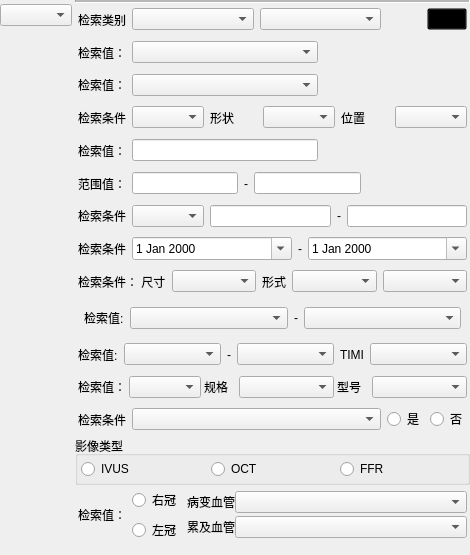
<?xml version="1.0" encoding="UTF-8"?>
<ui version="4.0">
 <class>CWidgetCondition</class>
 <widget class="QWidget" name="CWidgetCondition">
  <property name="geometry">
   <rect>
    <x>0</x>
    <y>0</y>
    <width>470</width>
    <height>555</height>
   </rect>
  </property>
  <property name="sizePolicy">
   <sizepolicy hsizetype="Preferred" vsizetype="Preferred">
    <horstretch>0</horstretch>
    <verstretch>0</verstretch>
   </sizepolicy>
  </property>
  <property name="windowTitle">
   <string>Form</string>
  </property>
  <property name="autoFillBackground">
   <bool>false</bool>
  </property>
  <layout class="QVBoxLayout" name="verticalLayout" stretch="1">
   <property name="leftMargin">
    <number>0</number>
   </property>
   <property name="topMargin">
    <number>0</number>
   </property>
   <property name="rightMargin">
    <number>0</number>
   </property>
   <property name="bottomMargin">
    <number>0</number>
   </property>
   <item>
    <layout class="QHBoxLayout" name="horizontalLayout" stretch="0,1">
     <property name="spacing">
      <number>0</number>
     </property>
     <item>
      <layout class="QVBoxLayout" name="verticalLayout_3">
       <property name="topMargin">
        <number>4</number>
       </property>
       <property name="rightMargin">
        <number>3</number>
       </property>
       <item>
        <widget class="QComboBox" name="m_cmbAndOr">
         <property name="sizePolicy">
          <sizepolicy hsizetype="Fixed" vsizetype="Fixed">
           <horstretch>0</horstretch>
           <verstretch>0</verstretch>
          </sizepolicy>
         </property>
         <property name="styleSheet">
          <string notr="true">border-width: 20px;</string>
         </property>
        </widget>
       </item>
       <item>
        <spacer name="verticalSpacer_2">
         <property name="orientation">
          <enum>Qt::Vertical</enum>
         </property>
         <property name="sizeHint" stdset="0">
          <size>
           <width>20</width>
           <height>40</height>
          </size>
         </property>
        </spacer>
       </item>
      </layout>
     </item>
     <item>
      <layout class="QVBoxLayout" name="verticalLayout_2">
       <item>
        <widget class="Line" name="line">
         <property name="midLineWidth">
          <number>2</number>
         </property>
         <property name="orientation">
          <enum>Qt::Horizontal</enum>
         </property>
        </widget>
       </item>
       <item>
        <widget class="QWidget" name="m_wgtCategory" native="true">
         <layout class="QHBoxLayout" name="horizontalLayout_2" stretch="0,4,4,0,0">
          <property name="leftMargin">
           <number>3</number>
          </property>
          <property name="topMargin">
           <number>3</number>
          </property>
          <property name="rightMargin">
           <number>3</number>
          </property>
          <property name="bottomMargin">
           <number>3</number>
          </property>
          <item>
           <widget class="QLabel" name="label_7">
            <property name="text">
             <string>检索类别</string>
            </property>
           </widget>
          </item>
          <item>
           <widget class="QComboBox" name="m_cmbCategory"/>
          </item>
          <item>
           <widget class="QComboBox" name="m_cmbCategoryValue"/>
          </item>
          <item>
           <spacer name="horizontalSpacer_2">
            <property name="orientation">
             <enum>Qt::Horizontal</enum>
            </property>
            <property name="sizeHint" stdset="0">
             <size>
              <width>40</width>
              <height>20</height>
             </size>
            </property>
           </spacer>
          </item>
          <item>
           <widget class="QPushButton" name="m_btnDelCondition">
            <property name="styleSheet">
             <string notr="true">background-color:transparent</string>
            </property>
            <property name="text">
             <string/>
            </property>
            <property name="icon">
             <iconset resource="../Report/Image.qrc">
              <normaloff>:/Image/delete.ico</normaloff>:/Image/delete.ico</iconset>
            </property>
           </widget>
          </item>
         </layout>
        </widget>
       </item>
       <item>
        <widget class="QWidget" name="m_wgtConditionSelectRoot" native="true">
         <layout class="QHBoxLayout" name="horizontalLayout_19" stretch="1,5,4">
          <property name="leftMargin">
           <number>3</number>
          </property>
          <property name="topMargin">
           <number>3</number>
          </property>
          <property name="rightMargin">
           <number>3</number>
          </property>
          <property name="bottomMargin">
           <number>3</number>
          </property>
          <item>
           <widget class="QLabel" name="label_31">
            <property name="text">
             <string>检索值：</string>
            </property>
           </widget>
          </item>
          <item>
           <widget class="QComboBox" name="m_cmbValueSelectRoot"/>
          </item>
          <item>
           <spacer name="horizontalSpacer_5">
            <property name="orientation">
             <enum>Qt::Horizontal</enum>
            </property>
            <property name="sizeHint" stdset="0">
             <size>
              <width>142</width>
              <height>20</height>
             </size>
            </property>
           </spacer>
          </item>
         </layout>
        </widget>
       </item>
       <item>
        <widget class="QWidget" name="m_wgtConditionSelect" native="true">
         <layout class="QHBoxLayout" name="horizontalLayout_11" stretch="1,5,4">
          <property name="leftMargin">
           <number>3</number>
          </property>
          <property name="topMargin">
           <number>3</number>
          </property>
          <property name="rightMargin">
           <number>3</number>
          </property>
          <property name="bottomMargin">
           <number>3</number>
          </property>
          <item>
           <widget class="QLabel" name="label_14">
            <property name="text">
             <string>检索值：</string>
            </property>
           </widget>
          </item>
          <item>
           <widget class="QComboBox" name="m_cmbValueSelect"/>
          </item>
          <item>
           <spacer name="horizontalSpacer">
            <property name="orientation">
             <enum>Qt::Horizontal</enum>
            </property>
            <property name="sizeHint" stdset="0">
             <size>
              <width>40</width>
              <height>20</height>
             </size>
            </property>
           </spacer>
          </item>
         </layout>
        </widget>
       </item>
       <item>
        <widget class="QWidget" name="m_wgtConditionGHY" native="true">
         <layout class="QHBoxLayout" name="horizontalLayout_18">
          <property name="leftMargin">
           <number>3</number>
          </property>
          <property name="topMargin">
           <number>3</number>
          </property>
          <property name="rightMargin">
           <number>3</number>
          </property>
          <property name="bottomMargin">
           <number>3</number>
          </property>
          <item>
           <widget class="QLabel" name="label_28">
            <property name="text">
             <string>检索条件</string>
            </property>
           </widget>
          </item>
          <item>
           <widget class="QComboBox" name="m_cmbCondition_7"/>
          </item>
          <item>
           <widget class="QLabel" name="label_5">
            <property name="text">
             <string>形状</string>
            </property>
           </widget>
          </item>
          <item>
           <widget class="QComboBox" name="comboBox_10"/>
          </item>
          <item>
           <widget class="QLabel" name="label_6">
            <property name="text">
             <string>位置</string>
            </property>
           </widget>
          </item>
          <item>
           <widget class="QComboBox" name="comboBox_11"/>
          </item>
         </layout>
        </widget>
       </item>
       <item>
        <widget class="QWidget" name="m_wgtConditionValue" native="true">
         <layout class="QHBoxLayout" name="horizontalLayout_16" stretch="1,5,4">
          <property name="leftMargin">
           <number>3</number>
          </property>
          <property name="topMargin">
           <number>3</number>
          </property>
          <property name="rightMargin">
           <number>3</number>
          </property>
          <property name="bottomMargin">
           <number>3</number>
          </property>
          <item>
           <widget class="QLabel" name="label_25">
            <property name="text">
             <string>检索值：</string>
            </property>
           </widget>
          </item>
          <item>
           <widget class="QLineEdit" name="m_lineValueEdit"/>
          </item>
          <item>
           <spacer name="horizontalSpacer_3">
            <property name="orientation">
             <enum>Qt::Horizontal</enum>
            </property>
            <property name="sizeHint" stdset="0">
             <size>
              <width>40</width>
              <height>20</height>
             </size>
            </property>
           </spacer>
          </item>
         </layout>
        </widget>
       </item>
       <item>
        <widget class="QWidget" name="m_wgtConditionRange" native="true">
         <layout class="QHBoxLayout" name="horizontalLayout_12" stretch="1,3,0,3,3">
          <property name="leftMargin">
           <number>3</number>
          </property>
          <property name="topMargin">
           <number>3</number>
          </property>
          <property name="rightMargin">
           <number>3</number>
          </property>
          <property name="bottomMargin">
           <number>3</number>
          </property>
          <item>
           <widget class="QLabel" name="label_18">
            <property name="text">
             <string>范围值：</string>
            </property>
           </widget>
          </item>
          <item>
           <widget class="QLineEdit" name="m_lineValueRangeL"/>
          </item>
          <item>
           <widget class="QLabel" name="label_19">
            <property name="text">
             <string>-</string>
            </property>
           </widget>
          </item>
          <item>
           <widget class="QLineEdit" name="m_lineValueRangeR"/>
          </item>
          <item>
           <spacer name="horizontalSpacer_4">
            <property name="orientation">
             <enum>Qt::Horizontal</enum>
            </property>
            <property name="sizeHint" stdset="0">
             <size>
              <width>40</width>
              <height>20</height>
             </size>
            </property>
           </spacer>
          </item>
         </layout>
        </widget>
       </item>
       <item>
        <widget class="QWidget" name="m_wgtConditionCmbRange" native="true">
         <layout class="QHBoxLayout" name="horizontalLayout_17">
          <property name="leftMargin">
           <number>3</number>
          </property>
          <property name="topMargin">
           <number>3</number>
          </property>
          <property name="rightMargin">
           <number>3</number>
          </property>
          <property name="bottomMargin">
           <number>3</number>
          </property>
          <item>
           <widget class="QLabel" name="label_26">
            <property name="text">
             <string>检索条件</string>
            </property>
           </widget>
          </item>
          <item>
           <widget class="QComboBox" name="comboBox_9"/>
          </item>
          <item>
           <widget class="QLineEdit" name="m_lineCondition_4"/>
          </item>
          <item>
           <widget class="QLabel" name="label_27">
            <property name="text">
             <string>-</string>
            </property>
           </widget>
          </item>
          <item>
           <widget class="QLineEdit" name="m_lineCondition_5"/>
          </item>
         </layout>
        </widget>
       </item>
       <item>
        <widget class="QWidget" name="m_wgtConditionDate" native="true">
         <layout class="QHBoxLayout" name="horizontalLayout_13" stretch="0,1,0,1">
          <property name="leftMargin">
           <number>3</number>
          </property>
          <property name="topMargin">
           <number>3</number>
          </property>
          <property name="rightMargin">
           <number>3</number>
          </property>
          <property name="bottomMargin">
           <number>3</number>
          </property>
          <item>
           <widget class="QLabel" name="label_21">
            <property name="text">
             <string>检索条件</string>
            </property>
           </widget>
          </item>
          <item>
           <widget class="QDateEdit" name="m_dtValueStart">
            <property name="calendarPopup">
             <bool>true</bool>
            </property>
           </widget>
          </item>
          <item>
           <widget class="QLabel" name="label_29">
            <property name="text">
             <string>-</string>
            </property>
           </widget>
          </item>
          <item>
           <widget class="QDateEdit" name="m_dtValueEnd">
            <property name="calendarPopup">
             <bool>true</bool>
            </property>
           </widget>
          </item>
         </layout>
        </widget>
       </item>
       <item>
        <widget class="QWidget" name="m_wgtConditionDG" native="true">
         <layout class="QHBoxLayout" name="horizontalLayout_15" stretch="0,1,0,1,1">
          <property name="leftMargin">
           <number>3</number>
          </property>
          <property name="topMargin">
           <number>3</number>
          </property>
          <property name="rightMargin">
           <number>3</number>
          </property>
          <property name="bottomMargin">
           <number>3</number>
          </property>
          <item>
           <widget class="QLabel" name="label_22">
            <property name="text">
             <string>检索条件： 尺寸</string>
            </property>
           </widget>
          </item>
          <item>
           <widget class="QComboBox" name="m_cmbConditionDGCC">
            <property name="sizePolicy">
             <sizepolicy hsizetype="Minimum" vsizetype="Fixed">
              <horstretch>0</horstretch>
              <verstretch>0</verstretch>
             </sizepolicy>
            </property>
           </widget>
          </item>
          <item>
           <widget class="QLabel" name="label_23">
            <property name="text">
             <string>形式</string>
            </property>
           </widget>
          </item>
          <item>
           <widget class="QComboBox" name="m_cmbConditionDGXS">
            <property name="sizePolicy">
             <sizepolicy hsizetype="Minimum" vsizetype="Fixed">
              <horstretch>0</horstretch>
              <verstretch>0</verstretch>
             </sizepolicy>
            </property>
           </widget>
          </item>
          <item>
           <widget class="QComboBox" name="m_cmbConditionDGXH">
            <property name="sizePolicy">
             <sizepolicy hsizetype="Minimum" vsizetype="Fixed">
              <horstretch>0</horstretch>
              <verstretch>0</verstretch>
             </sizepolicy>
            </property>
           </widget>
          </item>
         </layout>
        </widget>
       </item>
       <item>
        <widget class="QWidget" name="m_wgtConditionSelect2" native="true">
         <layout class="QHBoxLayout" name="horizontalLayout_3" stretch="0,1,0,1">
          <item>
           <widget class="QLabel" name="label_11">
            <property name="text">
             <string>检索值:</string>
            </property>
           </widget>
          </item>
          <item>
           <widget class="QComboBox" name="m_cmbValueSelectStart"/>
          </item>
          <item>
           <widget class="QLabel" name="label_24">
            <property name="text">
             <string>-</string>
            </property>
           </widget>
          </item>
          <item>
           <widget class="QComboBox" name="m_cmbValueSelectEnd"/>
          </item>
         </layout>
        </widget>
       </item>
       <item>
        <widget class="QWidget" name="m_wgtConditionCZXH" native="true">
         <layout class="QHBoxLayout" name="horizontalLayout_5" stretch="0,1,0,1,0,1">
          <property name="leftMargin">
           <number>3</number>
          </property>
          <property name="topMargin">
           <number>3</number>
          </property>
          <property name="rightMargin">
           <number>3</number>
          </property>
          <property name="bottomMargin">
           <number>3</number>
          </property>
          <item>
           <widget class="QLabel" name="label_10">
            <property name="text">
             <string>检索值:</string>
            </property>
           </widget>
          </item>
          <item>
           <widget class="QComboBox" name="m_cmbCZXHStart"/>
          </item>
          <item>
           <widget class="QLabel" name="label_8">
            <property name="text">
             <string>-</string>
            </property>
           </widget>
          </item>
          <item>
           <widget class="QComboBox" name="m_cmbCZXHEnd"/>
          </item>
          <item>
           <widget class="QLabel" name="label_9">
            <property name="text">
             <string>TIMI</string>
            </property>
           </widget>
          </item>
          <item>
           <widget class="QComboBox" name="m_cmbCZXHTimi"/>
          </item>
         </layout>
        </widget>
       </item>
       <item>
        <widget class="QWidget" name="m_wgtConditionPCI" native="true">
         <layout class="QHBoxLayout" name="horizontalLayout_4" stretch="1,0,1,3,1,3">
          <property name="spacing">
           <number>3</number>
          </property>
          <property name="leftMargin">
           <number>3</number>
          </property>
          <property name="topMargin">
           <number>3</number>
          </property>
          <property name="rightMargin">
           <number>3</number>
          </property>
          <property name="bottomMargin">
           <number>3</number>
          </property>
          <item>
           <widget class="QLabel" name="label_16">
            <property name="text">
             <string>检索值：</string>
            </property>
           </widget>
          </item>
          <item>
           <widget class="QComboBox" name="m_cmbName"/>
          </item>
          <item>
           <widget class="QLabel" name="label_12">
            <property name="text">
             <string>规格</string>
            </property>
           </widget>
          </item>
          <item>
           <widget class="QComboBox" name="m_cmbStyle"/>
          </item>
          <item>
           <widget class="QLabel" name="label_13">
            <property name="text">
             <string>型号</string>
            </property>
           </widget>
          </item>
          <item>
           <widget class="QComboBox" name="m_cmbType"/>
          </item>
         </layout>
        </widget>
       </item>
       <item>
        <widget class="QWidget" name="m_wgtConditionTF" native="true">
         <layout class="QHBoxLayout" name="horizontalLayout_6" stretch="0,1,0">
          <property name="leftMargin">
           <number>3</number>
          </property>
          <property name="topMargin">
           <number>3</number>
          </property>
          <property name="rightMargin">
           <number>3</number>
          </property>
          <property name="bottomMargin">
           <number>3</number>
          </property>
          <item>
           <widget class="QLabel" name="label_30">
            <property name="text">
             <string>检索条件</string>
            </property>
           </widget>
          </item>
          <item>
           <widget class="QComboBox" name="m_cmbJWBS"/>
          </item>
          <item>
           <widget class="QWidget" name="widget_5" native="true">
            <layout class="QHBoxLayout" name="horizontalLayout_8">
             <property name="leftMargin">
              <number>0</number>
             </property>
             <property name="topMargin">
              <number>0</number>
             </property>
             <property name="rightMargin">
              <number>0</number>
             </property>
             <property name="bottomMargin">
              <number>0</number>
             </property>
             <item>
              <widget class="QRadioButton" name="m_radConditionT">
               <property name="text">
                <string>是</string>
               </property>
              </widget>
             </item>
             <item>
              <widget class="QRadioButton" name="m_radConditionF">
               <property name="text">
                <string>否</string>
               </property>
              </widget>
             </item>
            </layout>
           </widget>
          </item>
         </layout>
        </widget>
       </item>
       <item>
        <widget class="QGroupBox" name="m_grpMRIType">
         <property name="title">
          <string>影像类型</string>
         </property>
         <layout class="QHBoxLayout" name="horizontalLayout_10">
          <property name="leftMargin">
           <number>3</number>
          </property>
          <property name="topMargin">
           <number>3</number>
          </property>
          <property name="rightMargin">
           <number>3</number>
          </property>
          <property name="bottomMargin">
           <number>3</number>
          </property>
          <item>
           <widget class="QRadioButton" name="radioButton_3">
            <property name="text">
             <string>IVUS</string>
            </property>
           </widget>
          </item>
          <item>
           <widget class="QRadioButton" name="radioButton_2">
            <property name="text">
             <string>OCT</string>
            </property>
           </widget>
          </item>
          <item>
           <widget class="QRadioButton" name="radioButton">
            <property name="text">
             <string>FFR</string>
            </property>
           </widget>
          </item>
         </layout>
        </widget>
       </item>
       <item>
        <widget class="QWidget" name="m_wgConditionVessel" native="true">
         <layout class="QHBoxLayout" name="horizontalLayout_7">
          <property name="leftMargin">
           <number>3</number>
          </property>
          <property name="topMargin">
           <number>3</number>
          </property>
          <property name="rightMargin">
           <number>3</number>
          </property>
          <property name="bottomMargin">
           <number>3</number>
          </property>
          <item>
           <widget class="QLabel" name="label_15">
            <property name="text">
             <string>检索值：</string>
            </property>
           </widget>
          </item>
          <item>
           <layout class="QVBoxLayout" name="verticalLayout_12">
            <item>
             <widget class="QRadioButton" name="m_radBBRight">
              <property name="text">
               <string>右冠</string>
              </property>
             </widget>
            </item>
            <item>
             <widget class="QRadioButton" name="m_radBBLeft">
              <property name="text">
               <string>左冠</string>
              </property>
             </widget>
            </item>
           </layout>
          </item>
          <item>
           <layout class="QVBoxLayout" name="verticalLayout_8">
            <property name="spacing">
             <number>0</number>
            </property>
            <item>
             <layout class="QHBoxLayout" name="horizontalLayout_9" stretch="0,1">
              <item>
               <widget class="QLabel" name="label_17">
                <property name="text">
                 <string>病变血管</string>
                </property>
               </widget>
              </item>
              <item>
               <widget class="QComboBox" name="m_cmbBBXG"/>
              </item>
             </layout>
            </item>
            <item>
             <layout class="QHBoxLayout" name="horizontalLayout_14" stretch="0,1">
              <item>
               <widget class="QLabel" name="label_20">
                <property name="text">
                 <string>累及血管</string>
                </property>
               </widget>
              </item>
              <item>
               <widget class="QComboBox" name="m_BBLJXG"/>
              </item>
             </layout>
            </item>
           </layout>
          </item>
         </layout>
        </widget>
       </item>
       <item>
        <spacer name="verticalSpacer">
         <property name="orientation">
          <enum>Qt::Horizontal</enum>
         </property>
         <property name="sizeType">
          <enum>QSizePolicy::MinimumExpanding</enum>
         </property>
         <property name="sizeHint" stdset="0">
          <size>
           <width>40</width>
           <height>10</height>
          </size>
         </property>
        </spacer>
       </item>
      </layout>
     </item>
    </layout>
   </item>
  </layout>
 </widget>
 <resources>
  <include location="../Report/Image.qrc"/>
 </resources>
 <connections/>
</ui>
